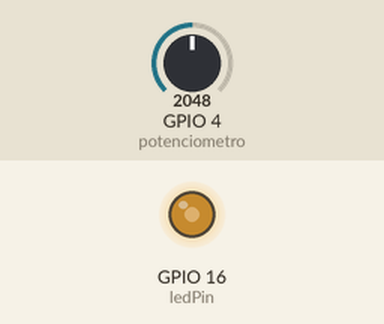
Recording of a sketch running on a simulated ESP32. Shown: output pins drawn as LEDs (lit = HIGH). The inputs (shaded band) are chosen by the test bench; at power-on: GPIO 4 (potenciometro) = 2048.

Above: at 1.2 s.
1.3 s: GPIO 4 (potenciometro) set to 2866
At 1.9 s:
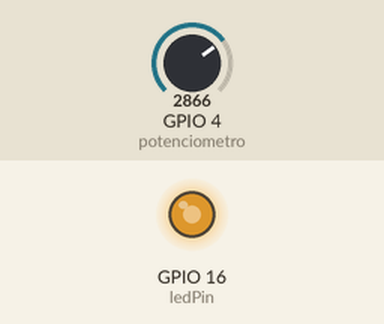
2.8 s: GPIO 4 (potenciometro) set to 3603
At 4.0 s:
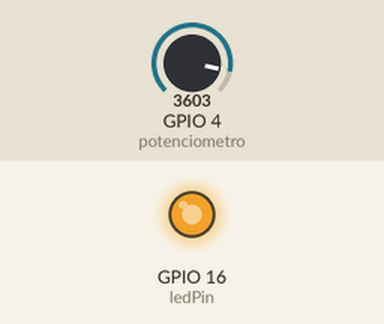
4.3 s: GPIO 4 (potenciometro) set to 491
At 5.4 s:
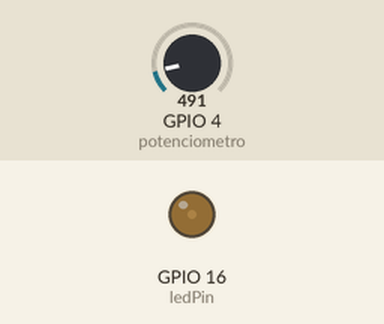
5.8 s: GPIO 4 (potenciometro) set to 0
At 6.2 s:
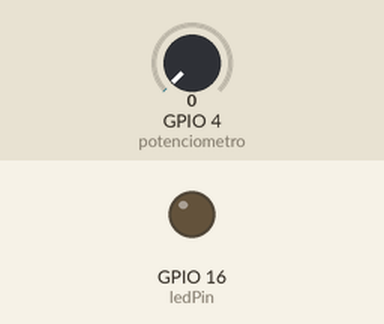
Timing chart, 0 to 8.3 s (numbered marks = the images above; inputs shaded):
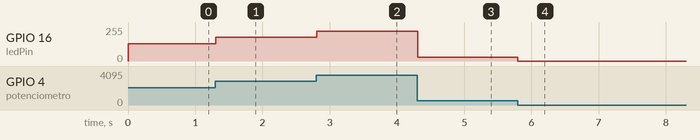

Measured:
- after the input at 1.3 s, GPIO 16 (ledPin): 128/255 → 179/255 at once
- after the input at 2.8 s, GPIO 16 (ledPin): 179/255 → 225/255 at once
- after the input at 4.3 s, GPIO 16 (ledPin): 225/255 → 30/255 at once
- after the input at 5.8 s, GPIO 16 (ledPin): 30/255 → 0/255 at once

The sketch:

L3_PWM_POT.ino
```cpp
// Definir el pin donde está conectado el LED
#define ledPin  16 // Puedes cambiar el pin si lo necesitas
// Definir el pin donde esta conectado el potenciometro
#define potenciometro 4


void setup() {
  // Configurar el pin del LED como salida
  pinMode(ledPin, OUTPUT);
}

void loop() {
// Asignamos la conversion del adc del ESP32 a la variable pot
// Dicha conversion se obtiene de la lectura analogica del pin "potenciometro"
// Dividimos entre 16 para hacer un ajuste a la resolucion por defecto del pwm que es de 8 bits osea 255
// mientras que la resolucion por defecto del ADC del ESP32 es de 12 bits osea 4095
// por lo que 4096 / 16 = 255
  float pot = (analogRead(potenciometro) / 16);
// La intensidad luminosa del LED depende del potenciometro
    analogWrite(ledPin, pot); // Modificar la intensidad del LED
    delay(10); // Pausa para que el cambio sea gradual
}
```
